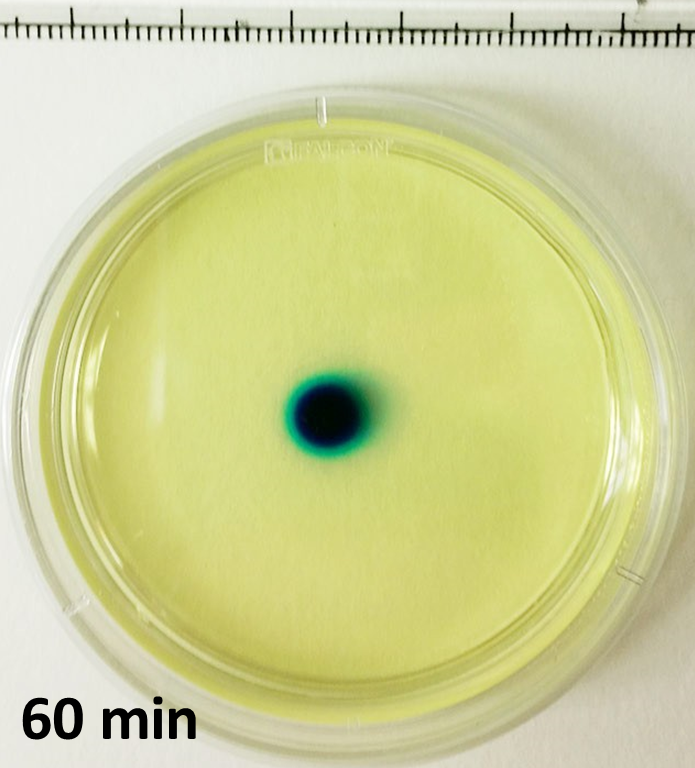
#> input picture circ/t1/60.png, 695 x 768 px; its folder holds 3 pictures in this run
$ python t.py
#> lines starting #> are read from the running program, lines starting #| are printed output that depends on the picture
import numpy as np
import matplotlib.pyplot as plt
import os
from PIL import Image
from matplotlib.widgets import Button, Slider

images_folder = "t1"
os.chdir(images_folder)
image_files = os.listdir()
RED = np.array([255,0,0])
BLUE = np.array([83,152,108])
def proccess_image(fn):

#> called with fn = '60.png'
	def update_mask(color):
		deltas = np.abs(data-color)
		deltas = np.logical_and.reduce([deltas[:,:,i]<buf_slider.val for i in range(3)])
		mask = data.copy()
		mask[deltas]=RED
		im.set_data(mask)
		plt.pause(.01)

	def get_rgb_from_click(event):
		if event.inaxes: # Check if the click was within the axes
			RGB_data = data[int(event.ydata),int(event.xdata)]
			print(RGB_data)
			#update_mask(RGB_data)
			update_mask(BLUE)

	data = np.array(Image.open(fn).convert('RGB'))
	fig,ax = plt.subplots()

	# Make a horizontal slider to control the frequency.
	axbuf = fig.add_axes([0.1, 0.25, 0.0225, 0.63])
	buf_slider = Slider(ax=axbuf,label='Buffer',valmin=10,valmax=1000,valinit=100,orientation="vertical")
	im = ax.imshow(data)
	cid = fig.canvas.mpl_connect('button_press_event', get_rgb_from_click)
	plt.show()
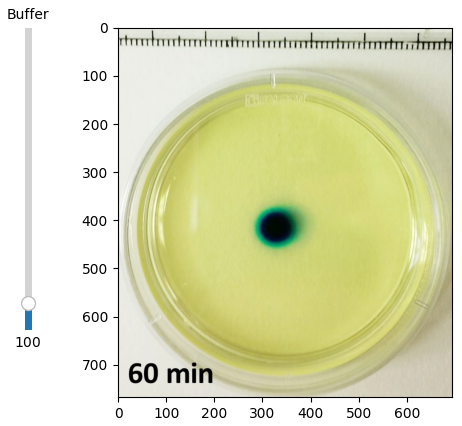
#> figure drawn by matplotlib, 2 panels


for image_file in image_files[2:]:
	proccess_image(image_file)
